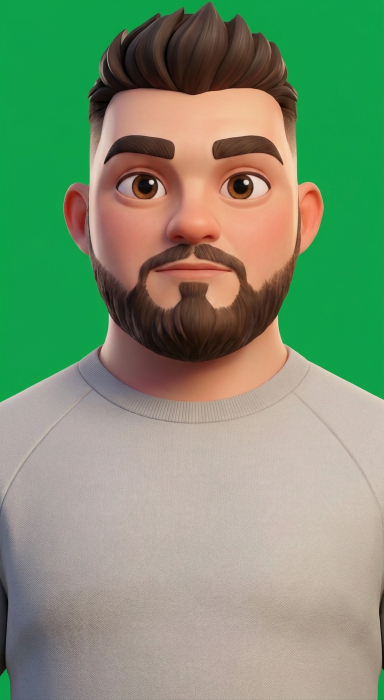
#> input picture studio/2p5d/dad/emotions/neutral.png, 768 x 1400 px, found by its file name (shown at 1/2 size)
$ python portrait_check.py
#> lines starting #> are read from the running program, lines starting #| are printed output that depends on the picture
#> in measure, img is the input picture: PIL image 768x1400 RGB; mean R, G, B 124.8, 146.1, 114.6
### studio/engine/cutout.py
"""2.5D-риг: сгенерированный персонаж как кукла на костях.

Зачем
-----
Качество внешнего вида даёт сгенерированная графика (мастер-лист), а движение
даёт этот модуль: картинка режется на сетку, сетка деформируется костями, как
кожа на 3D-модели, и слегка «дышит» вторичной анимацией. Отсюда — «2.5D»:
плоская картинка, но с настоящим ригом и честной деформацией на сгибах.

Устройство
----------
1. `key_green` — вырезание по хромакею с мягкой кромкой и подавлением
   зелёного «ободка» (despill).
2. `Rig` — скелет в долях высоты персонажа: таз → талия → грудь → шея → голова,
   плечи → локти → кисти, бёдра → колени → стопы.
3. `CutoutPuppet` — разрез силуэта на крупные детали (торс, голова, руки,
   бедро, голень со стопой) и жёсткий перенос каждой детали вокруг своего
   сустава, сплэтом в один общий буфер.

Почему НЕ скиннинг сетки (проверено, тупик): на плоской картинке смешанные
веса «жуют» рукав — поднятая рука растягивает полотно вместо поворота, а
меш-варп даёт щели между ячейками и «призраки» при наложении спрайтов.
Жёсткие крупные детали + сплэт в один буфер дают непрерывный кадр.

Позы задаются углами в радианах и сдвигом корня; всё в плоскости картинки.

Важно про ограничения: это экранная анимация. Поворот персонажа «в объёме» тут
не делается — виды берутся из мастер-листа (фронт/три четверти/профиль/спина),
а внутри вида работают наклоны, повороты головы и корпуса, жесты и шаг.
"""

from __future__ import annotations

import math
from dataclasses import dataclass, field

import numpy as np
from PIL import Image


# --------------------------------------------------------------------------- #
# хромакей
# --------------------------------------------------------------------------- #

def key_green(img: Image.Image, *,
              soft: float = 0.16, despill: float = 0.55) -> Image.Image:
    """Вырезать зелёный фон: мягкая альфа по «зелёности» + подавление ободка."""
#> called with soft = 0.16, despill = 0.55
    rgb = np.asarray(img.convert("RGB"), np.float32) / 255.0
    r, g, b = rgb[..., 0], rgb[..., 1], rgb[..., 2]
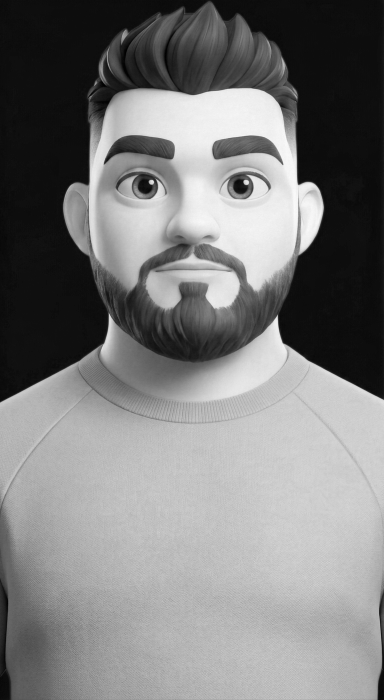
#> r: shape (1400, 768) float32 (shown at 1/2 size); min 0, max 0.988, mean 0.489
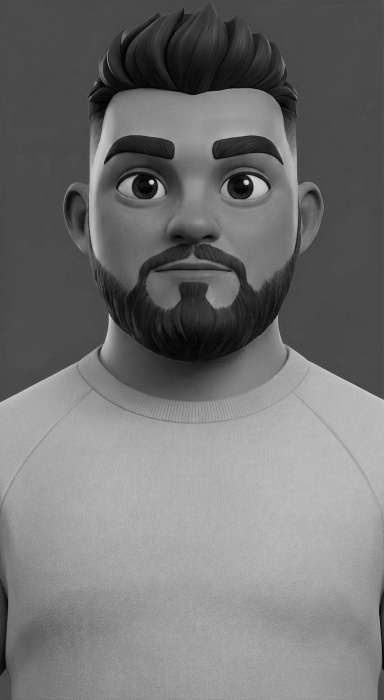
#> b: shape (1400, 768) float32 (shown at 1/2 size); min 0, max 0.875, mean 0.449
    # «зелёность»: насколько канал G доминирует над средним из R и B
    greenness = g - (r + b) * 0.5
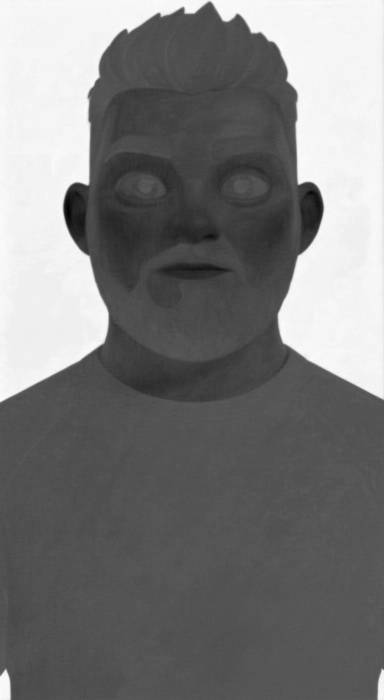
#> greenness: shape (1400, 768) float32 (shown at 1/2 size); min -0.251, max 0.486, mean 0.103; drawn with min black and max white
    # фон — заметно зелёный; тело — нет. Порог с мягким переходом.
    alpha = np.clip(1.0 - (greenness - soft * 0.15) / max(soft, 1e-6), 0.0, 1.0)
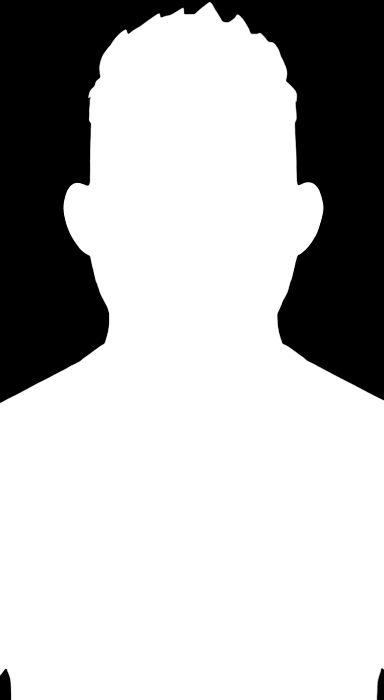
#> alpha: shape (1400, 768) float32 (shown at 1/2 size); min 0, max 1, mean 0.727
    alpha[greenness < 0.02] = 1.0

    # убрать зелёный ободок: на кромке подтягиваем G к среднему R и B
    spill = np.clip(g - np.maximum(r, b), 0.0, 1.0) * despill
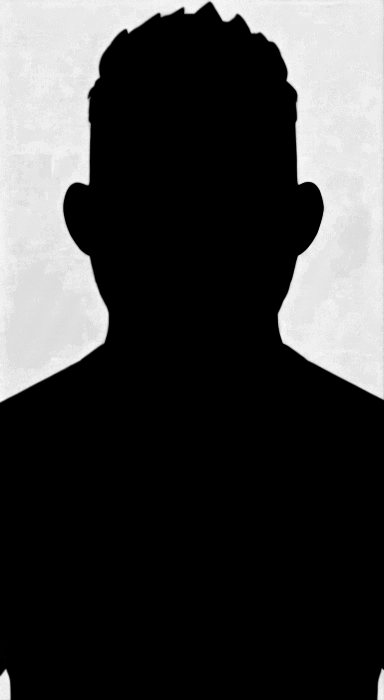
#> spill: shape (1400, 768) float32 (shown at 1/2 size); min 0, max 0.203, mean 0.05; drawn with min black and max white
    g2 = g - spill
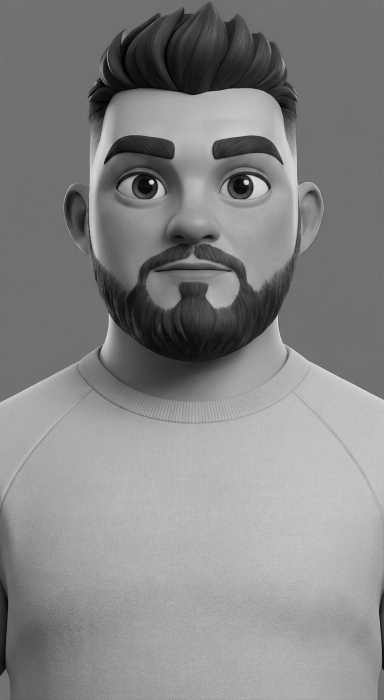
#> g2: shape (1400, 768) float32 (shown at 1/2 size); min 0, max 0.898, mean 0.523
    out = np.stack([r, g2, b], axis=-1)
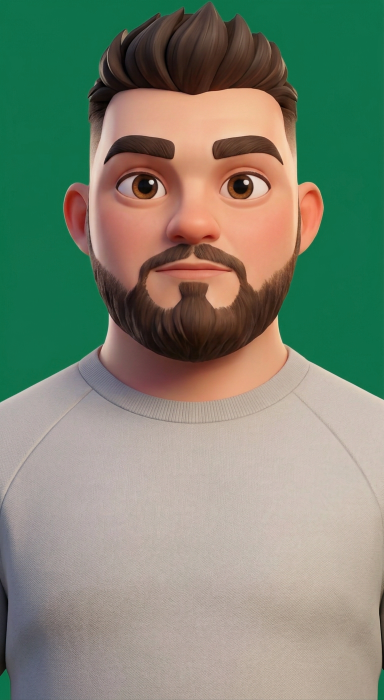
#> out: shape (1400, 768, 3) float32 (shown at 1/2 size); mean of channels 0, 1, 2 0.489, 0.522, 0.45; drawn as R, G, B
    rgba = np.dstack([np.clip(out, 0.0, 1.0), alpha]).astype(np.float32)
    return Image.fromarray((rgba * 255).astype(np.uint8), "RGBA")
#> (the rest of the program and of its run is left out)
